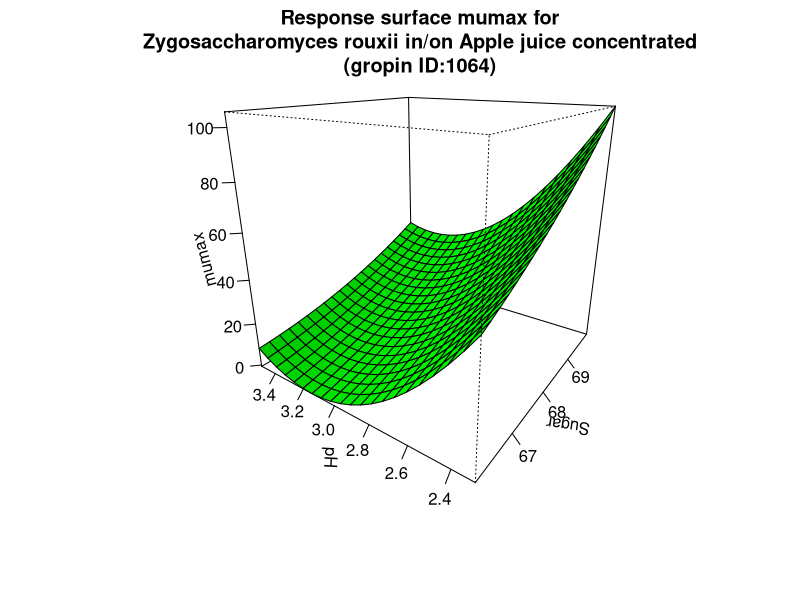

R code for this plot:
#############################
# start of Parameter script
#############################
Sugar <- seq(66.066,69.9300699300699,length.out=21)
pH <- seq(2.2977022977023,3.5035,length.out=21)
#############################
# end of Parameter script
#############################
############################# 
# start of Model script Gropin ID 1064 
#############################
 
# constant coefficients for this model
 
variables <- data.frame(Sugar,pH)
argumentsPar <- expand.grid(variables)
 
# heart of the model
response_surface <- function(Sugar,pH) {
   mumax <-4655.09141-141.06579*Sugar+1.23229*(Sugar^2)-89.94556*pH+71.96275*(pH^2)-5.50379*Sugar*pH

return(mumax=mumax)
} 

# output parameters
responseSurface <- cbind(argumentsPar,response_surface(argumentsPar['Sugar'],argumentsPar['pH']))
colnames(responseSurface) <- c(colnames(argumentsPar),'mumax')
#############################
# End of Model script
#############################
############################# 
# start of Visualisation script Gropin ID 1064 
#############################
persp(Sugar,pH,matrix(unlist(responseSurface$'mumax'),nrow=21),col = 'green',xlab='Sugar',ylab='pH',zlab='mumax',main='Response surface mumax for
Zygosaccharomyces rouxii in/on Apple juice concentrated
(gropin ID:1064)',theta=305,phi=20,shade=0.25,ticktype = 'detailed')
#############################
# End of Visualisation script
#############################
